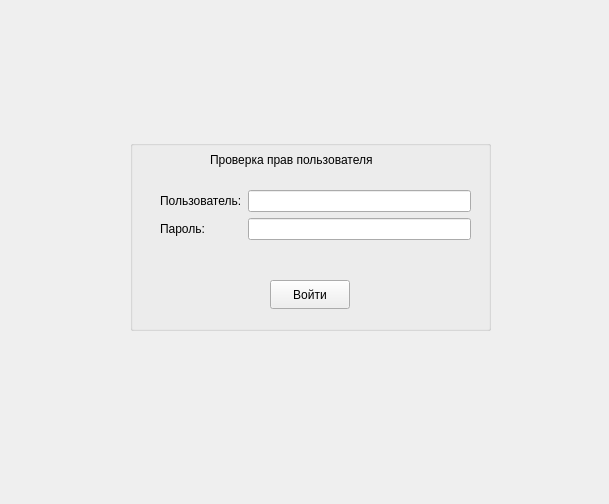
<?xml version="1.0" encoding="UTF-8"?>
<ui version="4.0">
 <class>Login</class>
 <widget class="QWidget" name="Login">
  <property name="geometry">
   <rect>
    <x>0</x>
    <y>0</y>
    <width>609</width>
    <height>504</height>
   </rect>
  </property>
  <property name="windowTitle">
   <string>Form</string>
  </property>
  <widget class="QGroupBox" name="loginBox">
   <property name="geometry">
    <rect>
     <x>130</x>
     <y>140</y>
     <width>361</width>
     <height>191</height>
    </rect>
   </property>
   <property name="title">
    <string/>
   </property>
   <property name="flat">
    <bool>false</bool>
   </property>
   <widget class="QPushButton" name="loginButton">
    <property name="geometry">
     <rect>
      <x>140</x>
      <y>140</y>
      <width>80</width>
      <height>29</height>
     </rect>
    </property>
    <property name="text">
     <string>Войти</string>
    </property>
   </widget>
   <widget class="QLabel" name="entryLabel">
    <property name="geometry">
     <rect>
      <x>80</x>
      <y>10</y>
      <width>221</width>
      <height>20</height>
     </rect>
    </property>
    <property name="text">
     <string>Проверка прав пользователя</string>
    </property>
   </widget>
   <widget class="QWidget" name="layoutWidget">
    <property name="geometry">
     <rect>
      <x>30</x>
      <y>50</y>
      <width>311</width>
      <height>65</height>
     </rect>
    </property>
    <layout class="QFormLayout" name="formLayout">
     <item row="0" column="0">
      <widget class="QLabel" name="loginLabel">
       <property name="text">
        <string>Пользователь:</string>
       </property>
      </widget>
     </item>
     <item row="0" column="1">
      <widget class="QLineEdit" name="loginLine"/>
     </item>
     <item row="1" column="0">
      <widget class="QLabel" name="passwordLabel">
       <property name="text">
        <string>Пароль:</string>
       </property>
      </widget>
     </item>
     <item row="1" column="1">
      <widget class="QLineEdit" name="passwordLine">
       <property name="echoMode">
        <enum>QLineEdit::Password</enum>
       </property>
      </widget>
     </item>
    </layout>
   </widget>
  </widget>
 </widget>
 <resources/>
 <connections/>
</ui>
